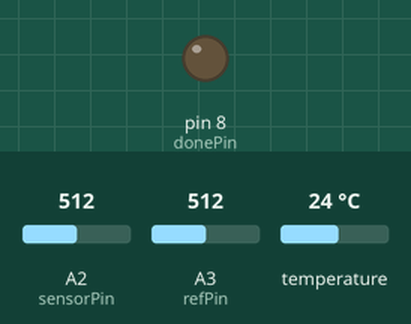
Bench run of a sketch on a simulated Arduino Uno, built with avr-gcc and run on an emulated ATmega328P. Shown: output pins drawn as LEDs (lit = HIGH). The test bench sets the inputs (shaded band); at power-on: A2 (sensorPin) = 512, A3 (refPin) = 512, temperature 24 °C. The local clock reads 2024-03-15 10:24:30 at power-on unless the sketch sets it; storage starts empty.

Above: at 0.1 s.
At 1.3 s:
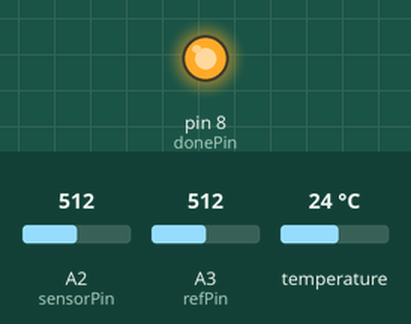
Timing chart, 0 to 2.8 s (numbered marks = the images above):
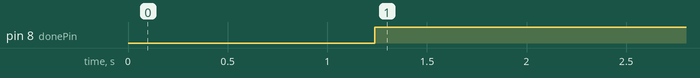

Measured:
- by itself, pin 8 (donePin): LOW → HIGH at 1.2 s

The sketch:

Field_UV_Data_Logger.ino
```cpp
/*Program code for Field UV Data Logger for recording long-term UV exposures in natural habitats for the study of behavioral UV regulation in wildlife.
*Components used: Arduino Pro-Mini 3.3V [1], Adafruit Analog GUVAS12-SD Breakout board [1], Adafruit microSD Breakout board [1], Adafruit DS3231 Precision RTC module [1],
*and a SparkFun Nano Power Timer [1]. A lithium polymer battery (I used 1000mAh capacity) provides power to the system. Lithium batteries are preferred for ease of connection to the power timer.
*Recording intervals are set on the Nano Power Timer itself vial onboard resistor switches. Connection wiring is described in the images included in this repository folder.
Additional information on the logger system and assembly is forthcoming (including housing components, calibration, and output examples).
*/

/*A note on library usage: Make sure to rely on the following library-version combinations; I have had issue with the microSD board and RTC module not working correctly with newer libraries.
*The logger program works using the following library versions:
*SdFat version 1.1.2
*RTClib version 1.2.2
*/

//Load required libraries
#include <SPI.h>
#include "SdFat.h"
#include "RTClib.h"
#include <Wire.h>
SdFat SD;
RTC_DS3231 rtc;

//Set pins
const int chipSelect = 10;
int donePin = 8;
int sensorPin = A2;
int refPin = A3;

//Specify voltage and UV Index calculations below as float
float vref, countdat, voltdat, uvi;

//initiate a file for the microSD card
File myFile;

void setup() {
  SD.begin(10); //this might allow me to invoke SD directly by specifying the CS pin (when >1 SPI attached)
 // Run this section the first time you power it all up, then re-install program with this section commented out to get the RTC set up to your date/time!
 // if (rtc.lostPower()) {
 //  rtc.adjust(DateTime(F(__DATE__), F(__TIME__)));
 //  }

  //set the donePin as output
  pinMode(donePin, OUTPUT);
}

void loop() {
    delay(100);
    DateTime now = rtc.now();
    delay(100);

    //obtain reference voltage from refPin (pin is connected directly to VCC so provides an analog reading of the voltage)
    vref = analogRead(refPin);

    //read the UV sensor
    countdat = analogRead(sensorPin);

    //convert the sensor reading to voltage
    voltdat = countdat/vref*3.3;
    uvi = 8.8529*voltdat; //This is a calibration to southeastern Arizona sunlight; replace with your own calibration results! See Readme for more infomation!

    //create and open a data file on the microSD card
    myFile = SD.open("data.csv", FILE_WRITE); //I recommend a unique name for each data logger you create [e.g., data_01.csv, data_02.csv]

/* If the file opened okay, write to it! Here I just made a column for all date/time information, the tempreature of the RTC module [to ensure it is within expected range],
* and provide the raw sensor reading (in counts), the converted voltage (in V), and the converted UV Index value (UVI has no units).
*/
   if (myFile) {
     myFile.print(now.year(), DEC);
     myFile.print(',');
     myFile.print(now.month(), DEC);
     myFile.print(',');
     myFile.print(now.day(), DEC);
     myFile.print(',');
     myFile.print(now.hour(), DEC);
     myFile.print(',');
     myFile.print(now.minute(), DEC);
     myFile.print(',');
     myFile.print(now.second(), DEC);
     myFile.print(',');
     myFile.print(rtc.getTemperature());
     myFile.print(',');
     myFile.print(countdat,5);
     myFile.print(',');
     myFile.print(voltdat,8);
     myFile.print(',');
     myFile.print(uvi,8);
     myFile.println();
     // close the file:
     myFile.close();
   } else {
   }
   delay(1000);
/* Send the signal to the Timer that data collection is done for that interval; this turns off power to the microcontroller until the next interval */
   digitalWrite(donePin, LOW);
   digitalWrite(donePin, HIGH);
   }
```
